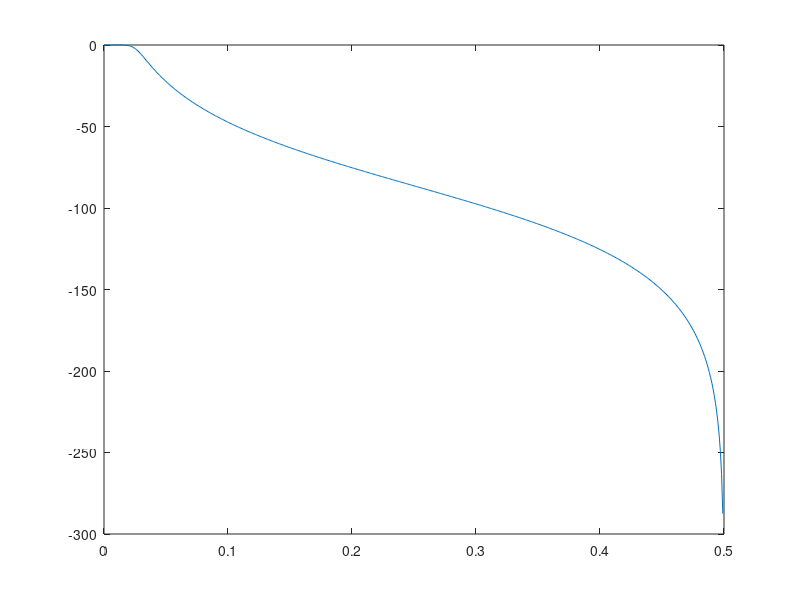

The MATLAB source for this figure: (Note: this script raises an error after producing the figure.)
% 
% w1 < w2 (passe bas)
% w1 > w2 (passe haut)
% w1 : bord de début de passe bande = 1 kHz
% w2 : bord de début de coupe bande = 1,2 kHz
% db1 : nombre de dB d’ondulation acceptables dans le filtre passe bande = 1 dB
% db2 : attenuation minimum en dB du filtre coupe bande = 40 dB
% 
% 
% butterworth:
% [n, wn] = buttord(w1, w2, dB1, dB2)  (doit etre normalisé sur fe/2, notamment w1 et w2)
% [B, A] = butter(n, wn) // filtre passe bas coupé à PI x Wc radians
% y = filter(B, A, s)
% 

clear;
clf;

fe = 8000;
fcut_start = 1000 / (fe * 2);
fcut_end = (fcut_start + 200) / (fe * 2);
db1 = 1;
db2 = 40;

[n wn] = buttord(fcut_start, fcut_end, db1, db2);
[B, A] = butter(n, wn);

[H, w] = freqz(B,A) ;                   % w : pulsation entre 0 et pi
nu = w/(2*pi) ;                         % Frequence reduite

plot(nu,20*log10(abs(H))) ;
my_title("Diagramme de gain en dB", 13) ;
my_xlabel("Frequence reduite") ;

% Visualisation des zeros et des poles de la fonction de transfert en z

input ("Figure suivante ? ") ;
zplane(B, A) ;
set (findobj (gcf, '-property', 'markersize'), 'markersize', 7) ;
my_title("Zeros (o) et poles (x)", 13) ;

% Reponse impulsionnelle (il est egalement possible d'utiliser impz)

N = 250 ;
n0 = N/2 ;
n_min = 1-n0 ;
n_max = N-n0 ;
n = n_min:n_max ;
d = zeros(1,N) ;
d(n0) = 1 ;

h = filter (B, A, d) ;

input ("Figure suivante ? ") ;
h_obj = plot (n,h) ;
set_ylim(h) ;
set (h_obj, 'markersize', 5) ;
my_title("Reponse impulsionnelle", 13) ;

